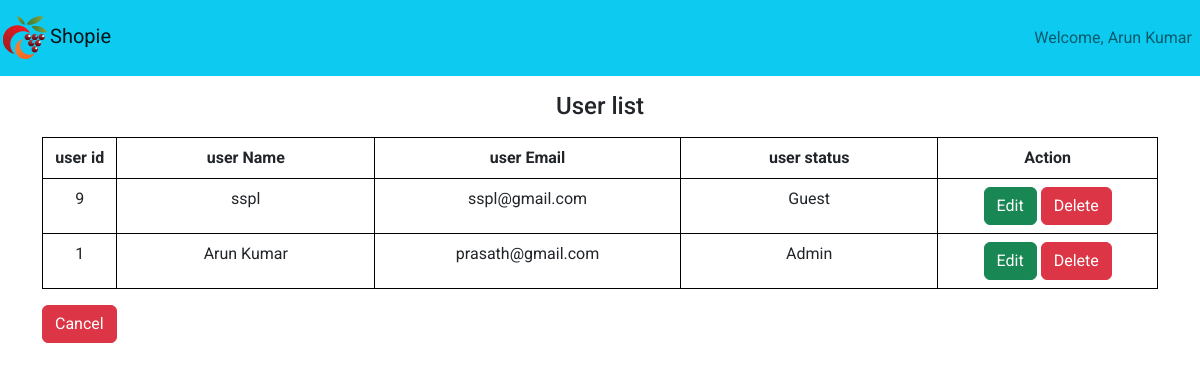
The page /user_list.php (signed in) on the database its author committed.
### tables this page shows
CREATE TABLE `users` (
  `user_id` int(20) NOT NULL,
  `user_name` varchar(40) NOT NULL,
  `user_email` text NOT NULL,
  `pass` text NOT NULL,
  `user_status` varchar(11) NOT NULL
);

### user_list.php (the view, shortened to what this page needs)
<!doctype html>
<html lang="en">
<?php
include("./functions/function.php");
?>
<head>
  <link rel="stylesheet" href="style.css">
  <link href="https://cdn.jsdelivr.net/npm/bootstrap@5.2.1/dist/css/bootstrap.min.css" rel="stylesheet"
>
    <link rel="stylesheet" href="https://cdnjs.cloudflare.com/ajax/libs/font-awesome/6.3.0/css/all.min.css"
 />
</head>
<body>
  <div class="container-fluid p-0">
  <nav class="navbar navbar-expand-lg navbar-light bg-info ">
<div class="container-fluid p-0">
<a class="navbar-brand" href=""><img class="logo" src="./images/logo1.png">Shopie</a>
  <nav class="navbar navbar-expand-lg">
    <ul class="navbar-nav">
    <li class="nav-item">
        <a href="" class="nav-link">Welcome, <?php if(isset($_SESSION['user_name'])){
          echo $_SESSION['user_name'];
        }else{
          echo "Guest";
        } ?></a>
      </li>
    </ul>
  </nav>
  </div>
</nav>
</div>
<h4 class="text-center text-dark my-3">User list</h4>
<div class="container-fluid">
<form action="" method="post">
<div class="container">
<div class="row">
    <div class="col-md-12">
      <?php
    $sql_user="SELECT * FROM `users` ORDER BY user_id DESC;";
    $result_user=mysqli_query($con,$sql_user);
    $count=mysqli_num_rows($result_user);
    if($count >0){
      ?>
        <table class="table table-bordered text-center" style="border:1px solid black;">
        <thead>
            <th style="width: 100px;">user id</th>
            <th style="width: 450px;">user Name</th>
            <th style="width: 450px;">user Email</th>
            <th style="width: 450px;">user status</th>
            <th style="width: 350px;">Action</th>
        </thead>
        <tbody>
          <?php
        while($row_p=mysqli_fetch_assoc($result_user)){
            $userid=$row_p['user_id'];
                    $user_name=$row_p['user_name'];
                    $user_email=$row_p['user_email'];
                    $user_status=$row_p['user_status'];
          ?>
              <tr>
                <td><?php echo $userid ; ?><input type="hidden" name="userid" value="<?php echo $userid ;?>"></td>
                <td><?php echo $user_name; ?></td>
                <td> <?php echo $user_email; ?></td>
                <td><?php echo $user_status; ?>
                </td>
                <td class="text-center"><button class="btn btn-success" name="edit" type="button"><a href="exce_user_list.php?user_id=<?php echo $userid ;?>" class="nav-link">Edit</a></button></button>
                <button class="btn btn-danger" name="delete" type="button"><a href="user_list.php?user_id=<?php echo $userid ;?>" class="nav-link">Delete</a></button></td>
              </tr>
      </tbody>
   <?php
         }
}else{
    echo'<h2 class="text-center text-danger">No Records...</h2>';
}
?>
 </tbody></table>
        <button class="btn btn-danger text-center" name="cancel" type="button"><a href="admin.php" class="nav-link">Cancel</a></button>
    </div>
</div>
</div>
</form>
</div>
</body>
</html>

### style.css (style rules this page uses)
body { font-family: 'Roboto', sans-serif !important; }
.logo { width: 50px; height: 50px; }

### rows shown on the page
users: user_id "9", user_name "sspl", user_email "sspl@gmail.com", user_status "Guest"
users: user_id "1", user_name "Arun Kumar", user_email "prasath@gmail.com", user_status "Admin"

### other values the page prints
$_SESSION['user_name'] "Arun Kumar"
